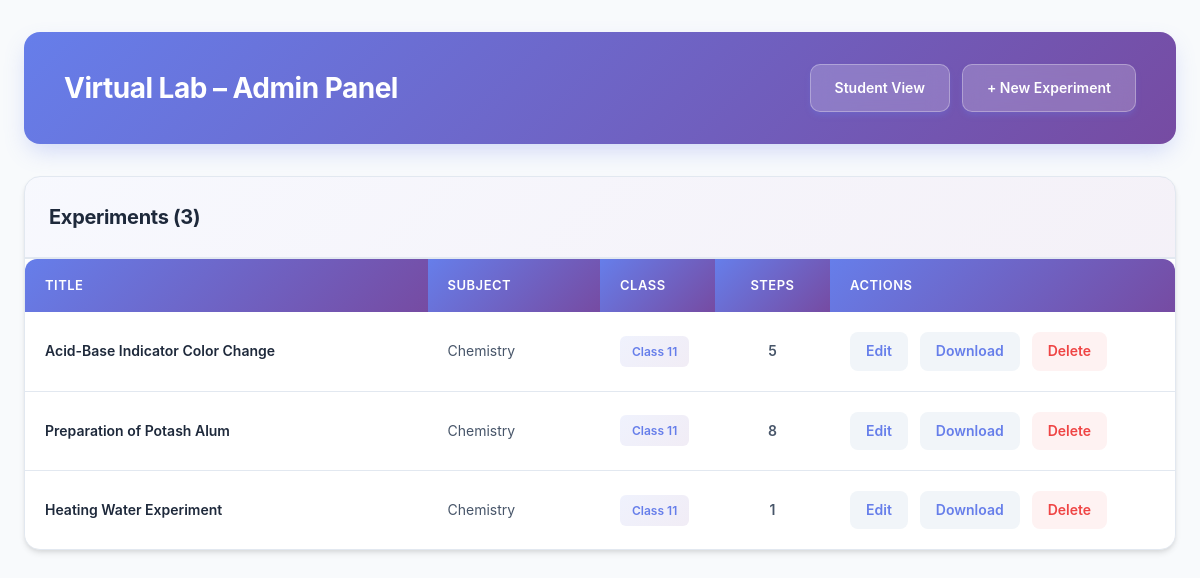
Page /admin/index.php on the earlier database version.
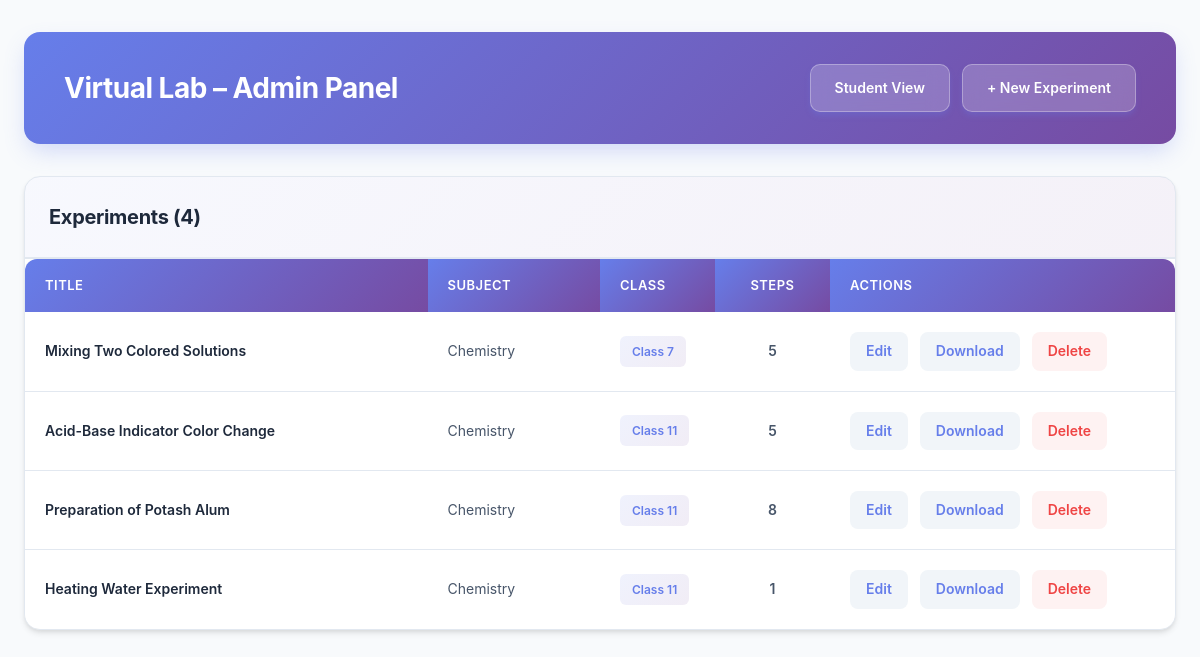
Same page on the later database version.
### tables this page shows
CREATE TABLE experiments (
    id VARCHAR(50) PRIMARY KEY,
    title VARCHAR(255) NOT NULL,
    subject VARCHAR(50) NOT NULL,
    class VARCHAR(10) NOT NULL,
    config_json TEXT NOT NULL,
    created_at DATETIME DEFAULT CURRENT_TIMESTAMP,
    updated_at DATETIME DEFAULT CURRENT_TIMESTAMP
);

### admin/config/database.php (called while the page is built, shortened)
<?php
function getDBConnection() {
    try {
        if (DB_TYPE === 'sqlite') {
            $dbPath = DB_SQLITE_PATH;
            try {
                $db = new PDO('sqlite:' . $dbPath);
                $db->setAttribute(PDO::ATTR_ERRMODE, PDO::ERRMODE_EXCEPTION);
                return $db;
            } catch (PDOException $e) {
                throw new Exception("Failed to create SQLite database: " . $e->getMessage() . " (Path: " . $dbPath . ")");
            }
        }
    } catch (PDOException $e) {
        throw new Exception("Database connection failed: " . $e->getMessage());
    } catch (Exception $e) {
        throw $e;
    }
}

### admin/classes/Database.php (called while the page is built, shortened)
<?php
require_once __DIR__ . '/../config/database.php';
class Database {
    private $db;
    public function __construct() {
        $this->db = getDBConnection();
    }
    private function initTables() {
        try {
            $schemaFile = __DIR__ . '/../config/schema.sql';
            $sql = file_get_contents($schemaFile);
            if (DB_TYPE === 'sqlite') {
                $statements = explode(';', $sql);
                foreach ($statements as $statement) {
                    $statement = trim($statement);
                    if (!empty($statement) && !preg_match('/^\s*--/', $statement)) {
                        try {
                            $this->db->exec($statement);
                        } catch (PDOException $e) {
                            if (strpos($e->getMessage(), 'already exists') === false) {
                                error_log('Schema execution error: ' . $e->getMessage());
                            }
                        }
                    }
                }
            } else {
                try {
                    $this->db->exec($sql);
                } catch (PDOException $e) {
                    error_log('Schema execution error: ' . $e->getMessage());
                }
            }
        } catch (Exception $e) {
            error_log('initTables error: ' . $e->getMessage());
        }
    }
    public function getAllExperiments() {
        try {
            if (DB_TYPE === 'sqlite') {
                $checkStmt = $this->db->query("SELECT name FROM sqlite_master WHERE type='table' AND name='experiments'");
                $tableExists = $checkStmt->fetch() !== false;
            } else {
                $checkStmt = $this->db->query("SHOW TABLES LIKE 'experiments'");
                $tableExists = $checkStmt->rowCount() > 0;
            }
            $stmt = $this->db->query("SELECT * FROM experiments ORDER BY created_at DESC");
            $experiments = $stmt->fetchAll(PDO::FETCH_ASSOC);
            foreach ($experiments as &$exp) {
                try {
                    $stepStmt = $this->db->prepare("
                        SELECT COUNT(*) as count FROM experiment_steps WHERE experiment_id = ?
                    ");
                    $stepStmt->execute([$exp['id']]);
                    $stepCount = $stepStmt->fetch(PDO::FETCH_ASSOC);
                    $exp['step_count'] = $stepCount['count'] ?? 0;
                } catch (PDOException $e) {
                    $exp['step_count'] = 0;
                }
            }
            return $experiments;
        } catch (PDOException $e) {
            error_log('getAllExperiments error: ' . $e->getMessage());
            return [];
        } catch (Exception $e) {
            error_log('getAllExperiments error: ' . $e->getMessage());
            return [];
        }
    }
}

### admin/index.php (the view, shortened to what this page needs)
<?php
require_once __DIR__ . '/classes/Database.php';
$db = new Database();
$experiments = $db->getAllExperiments();
?>
<!DOCTYPE html>
<html lang="en">
<head>
    <link rel="stylesheet" href="css/admin.css?v=<?= time() ?>">
</head>
<body>
    <div class="container">
        <div class="header">
            <h1>Virtual Lab – Admin Panel</h1>
            <div style="display: flex; gap: 12px; align-items: center;">
                <a class="btn" href="../" style="text-decoration: none;">Student View</a>
                <a class="btn" href="create.php" style="text-decoration: none;">+ New Experiment</a>
            </div>
        </div>
        <?php if (empty($experiments)): ?>
        <div class="card" style="text-align: center; padding: 80px 40px;">
            <div style="margin-bottom: 24px; opacity: 0.5;">
                <svg width="80" height="80" viewBox="0 0 24 24" fill="none" stroke="currentColor" stroke-width="2" style="color: #64748b; margin: 0 auto;">
                    <path d="M14 2H6a2 2 0 0 0-2 2v16a2 2 0 0 0 2 2h12a2 2 0 0 0 2-2V8z"></path>
                    <polyline points="14 2 14 8 20 8"></polyline>
                    <line x1="12" y1="18" x2="12" y2="12"></line>
                    <line x1="9" y1="15" x2="15" y2="15"></line>
                </svg>
            </div>
            <p style="color: #64748b; font-size: 16px; margin-bottom: 24px; line-height: 1.6;">No experiments yet. Create your first experiment to get started.</p>
            <a class="btn" href="create.php" style="text-decoration: none;">Create First Experiment</a>
        </div>
        <?php else: ?>
        <div class="card" style="padding: 0; overflow: hidden;">
            <div style="padding: 24px; border-bottom: 2px solid #e2e8f0; background: linear-gradient(135deg, rgba(102, 126, 234, 0.05) 0%, rgba(118, 75, 162, 0.08) 100%);">
                <h2 style="margin: 0; font-size: 20px; color: #1e293b; font-weight: 700;">Experiments (<?= count($experiments) ?>)</h2>
            </div>
            <div style="overflow-x: auto;">
                <table>
                    <thead>
                        <tr>
                            <th style="width: 35%;">Title</th>
                            <th style="width: 15%;">Subject</th>
                            <th style="width: 10%;">Class</th>
                            <th style="width: 10%; text-align: center;">Steps</th>
                            <th style="width: 30%;">Actions</th>
                        </tr>
                    </thead>
                    <tbody>
                        <?php foreach ($experiments as $exp): ?>
                        <tr>
                            <td style="font-weight: 600; color: #1e293b;"><?= htmlspecialchars($exp['title']) ?></td>
                            <td style="color: #475569;"><?= htmlspecialchars($exp['subject']) ?></td>
                            <td style="color: #64748b;">
                                <?php if (!empty($exp['class'])): ?>
                                    <span style="display: inline-block; padding: 6px 12px; background: linear-gradient(135deg, rgba(102, 126, 234, 0.1) 0%, rgba(118, 75, 162, 0.1) 100%); border-radius: 6px; font-size: 12px; font-weight: 600; color: #667eea;">Class <?= htmlspecialchars($exp['class']) ?></span>
                                <?php else: ?>
                                    <span style="color: #94a3b8;">—</span>
                                <?php endif; ?>
                            </td>
                            <td style="text-align: center; color: #475569; font-weight: 600;"><?= $exp['step_count'] ?? 0 ?></td>
                            <td>
                                <div class="actions">
                                    <a href="edit.php?id=<?= $exp['id'] ?>" style="text-decoration: none;">Edit</a>
                                    <a href="download.php?id=<?= $exp['id'] ?>" style="text-decoration: none;">Download</a>
                                    <a class="danger" href="delete.php?id=<?= $exp['id'] ?>" onclick="return confirm('Are you sure you want to delete this experiment?')" style="text-decoration: none;">Delete</a>
                                </div>
                            </td>
                        </tr>
                        <?php endforeach; ?>
                    </tbody>
                </table>
            </div>
        </div>
        <?php endif; ?>
    </div>
</body>
</html>

### admin/css/admin.css (style rules this page uses)
* { margin: 0; padding: 0; box-sizing: border-box; }
body { font-family: 'Inter', -apple-system, BlinkMacSystemFont, 'Segoe UI', Roboto, 'Helvetica Neue', Arial, sans-serif; background: #f8fafc; min-height: 100vh; padding: 0; color: #1e293b; line-height: 1.6; -webkit-font-smoothing: antialiased; -moz-osx-font-smoothing: grayscale; }
.container { max-width: 1400px; margin: 0 auto; padding: 32px 24px; }
.header { background: linear-gradient(135deg, #667eea 0%, #764ba2 100%); padding: 32px 40px; border-radius: 16px; margin-bottom: 32px; box-shadow: 0 10px 25px -5px rgba(102, 126, 234, 0.3); display: flex; justify-content: space-between; align-items: center; color: white; }
.header h1 { color: white; font-size: 28px; font-weight: 700; margin: 0; letter-spacing: -0.5px; }
.header .btn { background: rgba(255, 255, 255, 0.2); backdrop-filter: blur(10px); border: 1px solid rgba(255, 255, 255, 0.3); }
h2 { color: #0f172a; font-size: 24px; font-weight: 700; margin-bottom: 24px; letter-spacing: -0.3px; }
.card { background: white; border-radius: 16px; padding: 40px; box-shadow: 0 4px 6px -1px rgba(0, 0, 0, 0.1), 0 2px 4px -1px rgba(0, 0, 0, 0.06); margin-bottom: 24px; width: 100%; box-sizing: border-box; border: 1px solid #e2e8f0; }
.btn { display: inline-flex; align-items: center; gap: 8px; background: linear-gradient(135deg, #667eea 0%, #764ba2 100%); color: white; padding: 12px 24px; text-decoration: none; border-radius: 10px; font-size: 14px; font-weight: 600; border: none; cursor: pointer; transition: all 0.3s cubic-bezier(0.4, 0, 0.2, 1); box-shadow: 0 4px 6px -1px rgba(102, 126, 234, 0.3); }
.danger { color: #ef4444; text-decoration: none; font-size: 14px; font-weight: 500; }
table { width: 100%; background: white; border-collapse: collapse; border-radius: 12px; overflow: hidden; box-shadow: 0 4px 6px -1px rgba(0, 0, 0, 0.1); }
th { background: linear-gradient(135deg, #667eea 0%, #764ba2 100%); padding: 16px 20px; text-align: left; font-weight: 600; color: white; font-size: 13px; text-transform: uppercase; letter-spacing: 0.5px; }
td { padding: 20px; border-bottom: 1px solid #e2e8f0; font-size: 14px; vertical-align: middle; }
tr:last-child td { border-bottom: none; }
.actions { display: flex; gap: 12px; align-items: center; justify-content: flex-start; flex-wrap: wrap; }
.actions a { color: #667eea; text-decoration: none; font-size: 14px; font-weight: 600; padding: 8px 16px; border-radius: 8px; transition: all 0.2s; display: inline-block; background: #f1f5f9; }
.actions .danger { color: #ef4444; background: #fef2f2; }

Differences in the rows shown:
added experiments: title "Mixing Two Colored Solutions", subject "Chemistry", class "7", step_count "5"
Other differences:
count($experiments): "3" → "4"
